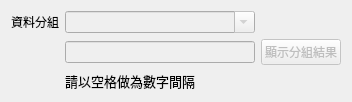
       <widget class="QWidget" name="layoutWidget_3">
        <property name="geometry">
         <rect>
          <x>230</x>
          <y>20</y>
          <width>352</width>
          <height>93</height>
         </rect>
        </property>
        <layout class="QGridLayout" name="gridLayout_7">
         <item row="0" column="0">
          <widget class="QLabel" name="cut_label">
           <property name="text">
            <string>資料分組</string>
           </property>
          </widget>
         </item>
         <item row="0" column="1">
          <widget class="QComboBox" name="col_value_cut">
           <property name="enabled">
            <bool>false</bool>
           </property>
           <property name="editable">
            <bool>true</bool>
           </property>
          </widget>
         </item>
         <item row="1" column="1">
          <widget class="QLineEdit" name="cut_input">
           <property name="enabled">
            <bool>false</bool>
           </property>
          </widget>
         </item>
         <item row="1" column="2">
          <widget class="QPushButton" name="cut_btn">
           <property name="enabled">
            <bool>false</bool>
           </property>
           <property name="text">
            <string>顯示分組結果</string>
           </property>
          </widget>
         </item>
         <item row="2" column="1">
          <widget class="QLabel" name="label_39">
           <property name="font">
            <font>
             <pointsize>10</pointsize>
            </font>
           </property>
           <property name="text">
            <string>請以空格做為數字間隔</string>
           </property>
          </widget>
         </item>
        </layout>
       </widget>
